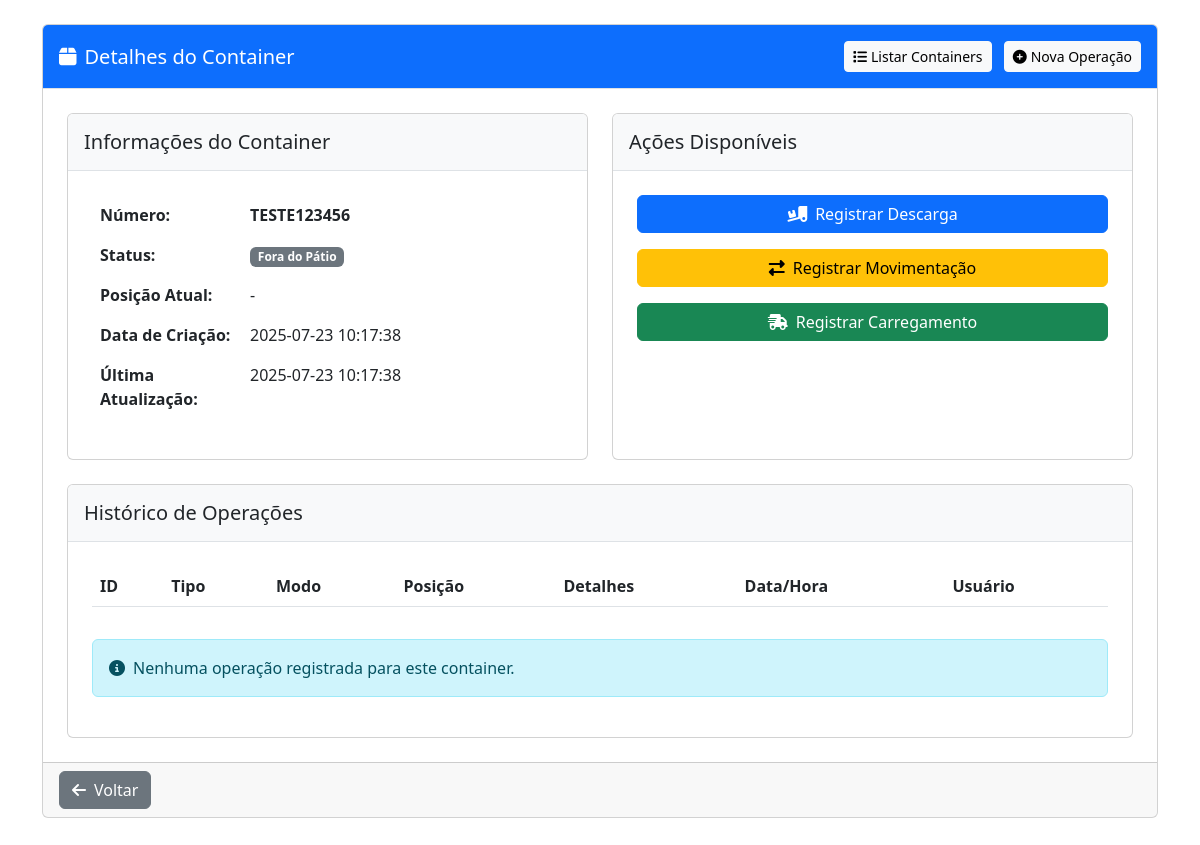
The page /operacoes/container/161 (signed in) on the database as committed earlier.
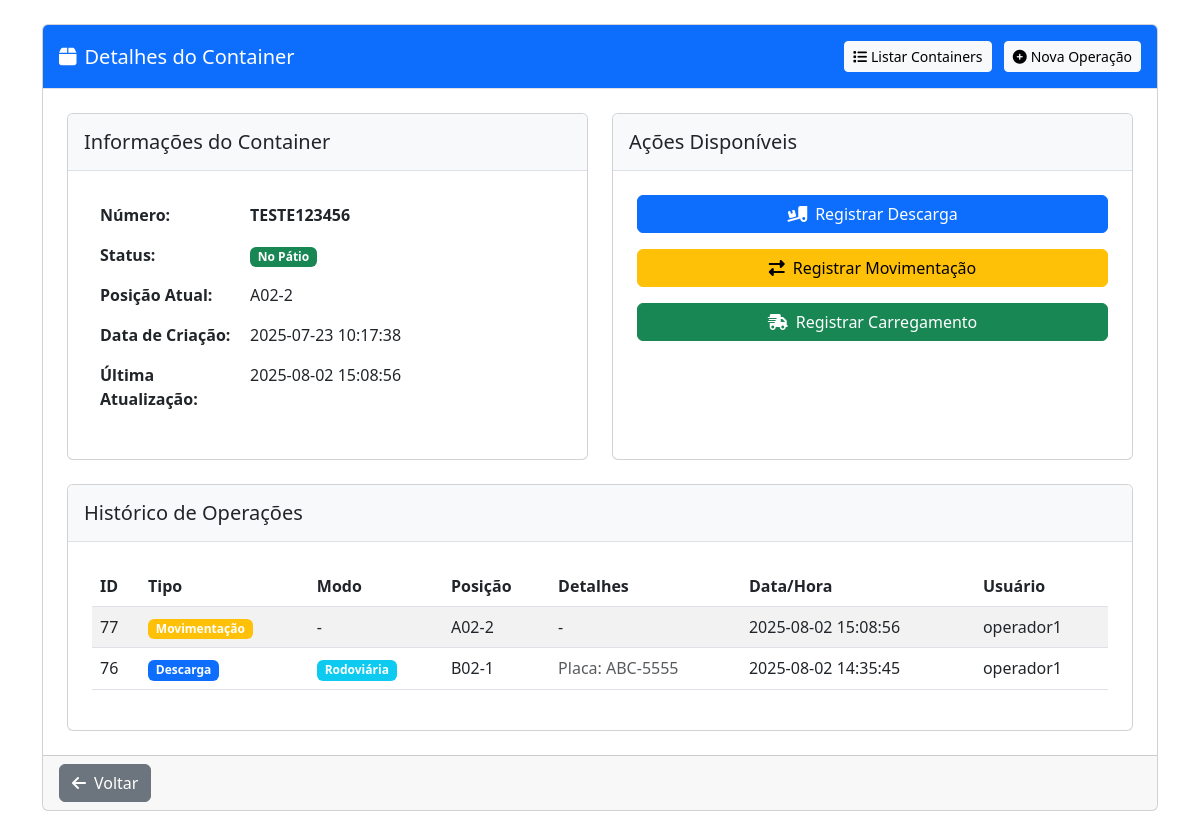
The same page on the database as committed later.
### tables this page shows
CREATE TABLE containers (
        id INTEGER PRIMARY KEY AUTOINCREMENT,
        numero TEXT UNIQUE NOT NULL,
        status TEXT NOT NULL DEFAULT 'no patio',
        posicao_atual TEXT,
        data_criacao TEXT NOT NULL,
        ultima_atualizacao TEXT NOT NULL
    , unidade TEXT DEFAULT 'principal', tipo_container TEXT, tamanho TEXT, capacidade TEXT, tara TEXT, armador TEXT, booking TEXT);

CREATE TABLE operacoes (
        id INTEGER PRIMARY KEY AUTOINCREMENT,
        tipo TEXT NOT NULL,  -- 'descarga', 'movimentacao', 'carregamento'
        modo TEXT,  -- 'ferrovia', 'rodoviaria' (para descarga e carregamento)
        container_id INTEGER NOT NULL,
        posicao TEXT NOT NULL,
        placa TEXT,  -- para modo rodoviário
        vagao TEXT,  -- para modo ferroviário
        data_operacao TEXT NOT NULL,
        usuario_id INTEGER NOT NULL,
        observacoes TEXT, posicao_anterior TEXT, resultado_vistoria TEXT,
        FOREIGN KEY(container_id) REFERENCES containers(id),
        FOREIGN KEY(usuario_id) REFERENCES usuarios(id)
    );

CREATE TABLE usuarios (
        id INTEGER PRIMARY KEY AUTOINCREMENT,
        username TEXT UNIQUE NOT NULL,
        email TEXT UNIQUE NOT NULL,
        password_hash TEXT NOT NULL,
        nivel TEXT NOT NULL,
        created_at TEXT NOT NULL,
        last_login TEXT,
        ultima_alteracao_senha TEXT
    , nome TEXT, unidade TEXT DEFAULT "Rio de Janeiro", senha_temporaria INTEGER DEFAULT 0, primeiro_login INTEGER DEFAULT 1);

### routes/operacoes.py (the view)
@operacoes_bp.route('/container/<int:container_id>')
@login_required
def detalhe_container(container_id):
    try:
        db = get_db()
        cursor = db.cursor()
        cursor.execute('SELECT * FROM containers WHERE id = ?', (container_id,))
        container = cursor.fetchone()
        if not container:
            flash('Container não encontrado', 'danger')
            return redirect(url_for('operacoes.listar_containers'))
        cursor.execute('''
            SELECT o.*, u.username as usuario_nome
            FROM operacoes o
            JOIN usuarios u ON o.usuario_id = u.id
            WHERE o.container_id = ?
            ORDER BY o.data_operacao DESC
        ''', (container_id,))
        operacoes = cursor.fetchall()
        return render_template('operacoes/detalhe_container.html',
                              container=container,
                              operacoes=operacoes)
    except Exception as e:
        logger.error(f"Erro ao exibir detalhes do container: {e}")
        flash(f'Erro ao exibir detalhes do container: {str(e)}', 'danger')
        return redirect(url_for('operacoes.listar_containers'))

### auth/routes.py (called while the page is built)
def login_required(f):
    @wraps(f)
    def decorated_function(*args, **kwargs):
        if 'username' not in session:
            flash('Você precisa fazer login para acessar esta página', 'danger')
            return redirect(url_for('auth.login'))
        return f(*args, **kwargs)
    return decorated_function

### db.py (called while the page is built)
def get_db():
    if 'db' not in g:
        try:
            g.db = sqlite3.connect(
                current_app.config['DATABASE'],
                detect_types=sqlite3.PARSE_DECLTYPES,
                timeout=30.0,  # 30 segundos de timeout
                isolation_level=None  # Autocommit mode
            )
            g.db.execute('PRAGMA busy_timeout = 10000;')  # 10 segundos
            g.db.row_factory = sqlite3.Row
            logger.debug("Nova conexão com o banco de dados estabelecida")
        except sqlite3.Error as e:
            logger.error(f"Erro ao conectar ao banco de dados: {e}")
            raise
    return g.db

### utils/permissions.py (called while the page is built)
def get_user_role():
    role = session.get('role') or session.get('nivel')
    return role

### templates/operacoes/detalhe_container.html (shortened to what the changed rows need)
{% extends "base.html" %}
{% block content %}
<div class="container py-4">
    <div class="row">
        <div class="col-md-12 mb-4">
            <div class="card">
                <div class="card-body">
                    <div class="row mb-4">
                        <div class="col-md-6">
                            <div class="card h-100">
                                <div class="card-body">
                                    <table class="table table-borderless">
                                        <tr>
                                            <th style="width: 150px;">Número:</th>
                                            <td><strong>{{ container.numero }}</strong></td>
                                        </tr>
                                        <tr>
                                            <th>Status:</th>
                                            <td>
                                                {% if container.status == 'no patio' %}
                                                <span class="badge bg-success">No Pátio</span>
                                                {% else %}
                                                <span class="badge bg-secondary">Fora do Pátio</span>
                                                {% endif %}
                                            </td>
                                        </tr>
                                        <tr>
                                            <th>Posição Atual:</th>
                                            <td>{{ container.posicao_atual or '-' }}</td>
                                        </tr>
                                        <tr>
                                            <th>Data de Criação:</th>
                                            <td>{{ container.data_criacao }}</td>
                                        </tr>
                                        <tr>
                                            <th>Última Atualização:</th>
                                            <td>{{ container.ultima_atualizacao }}</td>
                                        </tr>
                                    </table>
                                </div>
                            </div>
                        </div>
                    </div>
                    <div class="card mt-4">
                        <div class="card-body">
                            <div class="table-responsive">
                                <table class="table table-striped table-hover" id="tabelaOperacoes">
                                    <thead>
                                        <tr>
                                            <th>ID</th>
                                            <th>Tipo</th>
                                            <th>Modo</th>
                                            <th>Posição</th>
                                            <th>Detalhes</th>
                                            <th>Data/Hora</th>
                                            <th>Usuário</th>
                                        </tr>
                                    </thead>
                                    <tbody>
                                        {% for operacao in operacoes %}
                                        <tr>
                                            <td>{{ operacao.id }}</td>
                                            <td>
                                                {% if operacao.tipo == 'descarga' %}
                                                <span class="badge bg-primary">Descarga</span>
                                                {% elif operacao.tipo == 'movimentacao' %}
                                                <span class="badge bg-warning">Movimentação</span>
                                                {% elif operacao.tipo == 'carregamento' %}
                                                <span class="badge bg-success">Carregamento</span>
                                                {% endif %}
                                            </td>
                                            <td>
                                                {% if operacao.modo == 'rodoviaria' %}
                                                <span class="badge bg-info">Rodoviária</span>
                                                {% elif operacao.modo == 'ferrovia' %}
                                                <span class="badge bg-secondary">Ferroviária</span>
                                                {% else %}
                                                <span>-</span>
                                                {% endif %}
                                            </td>
                                            <td>{{ operacao.posicao }}</td>
                                            <td>
                                                {% if operacao.modo == 'rodoviaria' and operacao.placa %}
                                                <span class="text-muted">Placa: {{ operacao.placa }}</span>
                                                {% elif operacao.modo == 'ferrovia' and operacao.vagao %}
                                                <span class="text-muted">Vagão: {{ operacao.vagao }}</span>
                                                {% else %}
                                                <span>-</span>
                                                {% endif %}
                                            </td>
                                            <td>{{ operacao.data_operacao }}</td>
                                            <td>{{ operacao.usuario_nome }}</td>
                                        </tr>
                                        {% endfor %}
                                    </tbody>
                                </table>
                            </div>
                            {% if not operacoes %}
                            <div class="alert alert-info mt-3">
                                <i class="fas fa-info-circle me-2"></i>Nenhuma operação registrada para este container.
                            </div>
                            {% endif %}
                        </div>
                    </div>
                </div>
            </div>
        </div>
    </div>
</div>
{% endblock %}

Rows that differ between the two databases and show on the page:
changed containers "TESTE123456": status "vistoriado" → "no patio" (drawn); posicao_atual (not shown) → "A02-2"; ultima_atualizacao "2025-07-23 10:17:38" → "2025-08-02 15:08:56"
added operacoes: id "77", tipo "Movimentação", posicao "A02-2", data_operacao "2025-08-02 15:08:56", usuario_nome "operador1"
added operacoes: id "76", tipo "Descarga", modo "Rodoviária", posicao "B02-1", placa "ABC-5555", data_operacao "2025-08-02 14:35:45", usuario_nome "operador1"
Other text that changed with them:
{{ container.posicao_atual or '-' }}: "-" → (not shown)
text no longer shown: "Fora do Pátio Nenhuma operação registrada para este container."
text now shown: "No Pátio"
